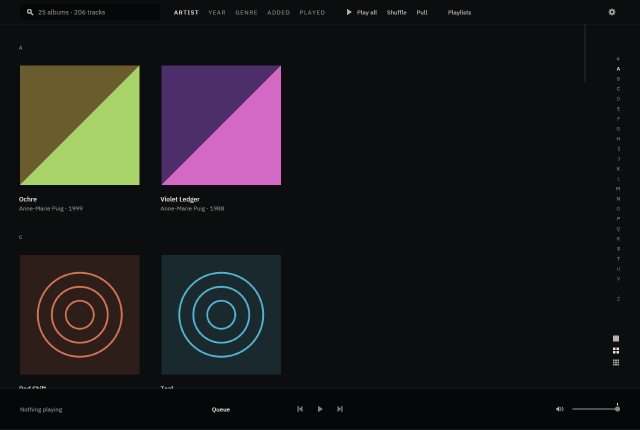
#> input picture docs/design/impl/hover-options/01-wall-at-rest-1280x860.png, 1280 x 860 px (shown at 1/2 size); its folder holds 2 pictures in this run
$ python sample.py
#> lines starting #> are read from the running program, lines starting #| are printed output that depends on the picture; pictures that were not available may be replaced by others from this repository, and a replacement may not be noted
#!/usr/bin/env python3
"""Read the veil off a rendered frame and check it against the design.

The claim under test is the one `theme::veil_alpha` makes: the stops were
written as an **sRGB** composite, iced blends in **linear light**, and the
numbers handed to the renderer are re-solved so that what lands on screen is
the sRGB result the design asked for.

Nothing here trusts the arithmetic in `theme.rs`. It reads two captures — the
same wall at rest and with one tile's caption under the pointer — and for every
pixel of the hovered sleeve recovers the opacity that would have produced it
*in sRGB*:

    a_eff = (rest − drawn) / (rest − recess)

per channel, then takes the median down the sleeve's height so that the option
glyphs and labels (a small minority of any column) cannot move the answer. The
caption is hovered rather than a row, so no row's hover wash is in the frame.

    python3 sample.py            # both widths, markdown table on stdout
"""

from pathlib import Path
import statistics

import numpy as np
from PIL import Image

HERE = Path(__file__).parent
# theme::CLOSING_TIME.recess, #060708, as the 8-bit bytes the surface holds.
RECESS = np.array([6.0, 7.0, 8.0])
# theme::VEIL_SPEC — the design's own stops, in the model they were written in.
SPEC = [(0.00, 0.92), (0.38, 0.86), (0.55, 0.66), (0.68, 0.30), (0.82, 0.05), (1.00, 0.00)]
# The tile the capture hovers, measured off the rest frame (see capture.sh).
# The tile the capture hovers: its top-left and the sleeve's edge in device
# pixels, measured off the rest frame. The edge is `Grid::art − 2 × POOL_RING`
# — 243 − 4 at a 1172 px wall, 255.33 − 4 at an 1812 px one — which is what
# the two numbers below are, and finding them by measurement rather than by
# arithmetic is the point of reading the frame at all.
SLEEVES = {"1280x860": (42, 131, 239), "1920x1080": (42, 131, 251)}


def spec_at(x: float) -> float:
    """The design's opacity at fraction `x` across the sleeve."""
    for (x0, a0), (x1, a1) in zip(SPEC, SPEC[1:]):
        if x0 <= x <= x1:
            return a0 if x1 == x0 else a0 + (x - x0) * (a1 - a0) / (x1 - x0)
    return SPEC[-1][1]


def measure(suffix: str) -> list[tuple[float, float, float]]:
#> called with suffix = '1280x860'
    x0, y0, edge = SLEEVES[suffix]
    rest = np.asarray(
        Image.open(HERE / f"01-wall-at-rest-{suffix}.png").convert("RGB"), dtype=float
    )[y0 : y0 + edge, x0 : x0 + edge]
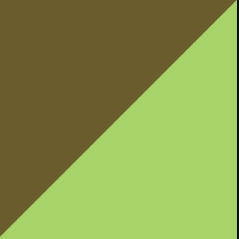
#> rest: shape (239, 239, 3) float64; mean R, G, B 136.3, 151, 74.3
    drawn = np.asarray(
        Image.open(HERE / f"02-options-bright-sleeve-{suffix}.png").convert("RGB"), dtype=float
    )[y0 : y0 + edge, x0 : x0 + edge]

    rows = []
    for offset, _ in SPEC:
        column = min(int(round(offset * (edge - 1))), edge - 1)
        samples = []
        for y in range(edge):
            for channel in range(3):
                ground = rest[y, column, channel]
                span = ground - RECESS[channel]
                # A pixel already at the room's own value carries no signal.
                if abs(span) < 20.0:
                    continue
                samples.append((ground - drawn[y, column, channel]) / span)
        if not samples:
            continue
        rows.append((offset, spec_at(offset), statistics.median(samples)))
#> after the loop, rows = [(0, 0.92, 0), (0.38, 0.86, 0), (0.55, 0.66, 0), (0.68, 0.3, 0), (0.82, 0.05, 0)]
    return rows


def main() -> None:
    for suffix in SLEEVES:
        print(f"\n### {suffix}\n")
        print("| offset across the sleeve | design (sRGB) | measured on the frame | delta |")
        print("|---|---|---|---|")
        worst = 0.0
        for offset, want, got in measure(suffix):
            worst = max(worst, abs(got - want))
#> worst = 0.92
            print(f"| {offset:.2f} | {want:.3f} | {got:.3f} | {got - want:+.3f} |")
        print(f"\nWorst deviation: **{worst:.3f}** of an opacity.")
#| Worst deviation: **0.920** of an opacity.
#> pass 2 of the loop in main, `for suffix in SLEEVES:`:
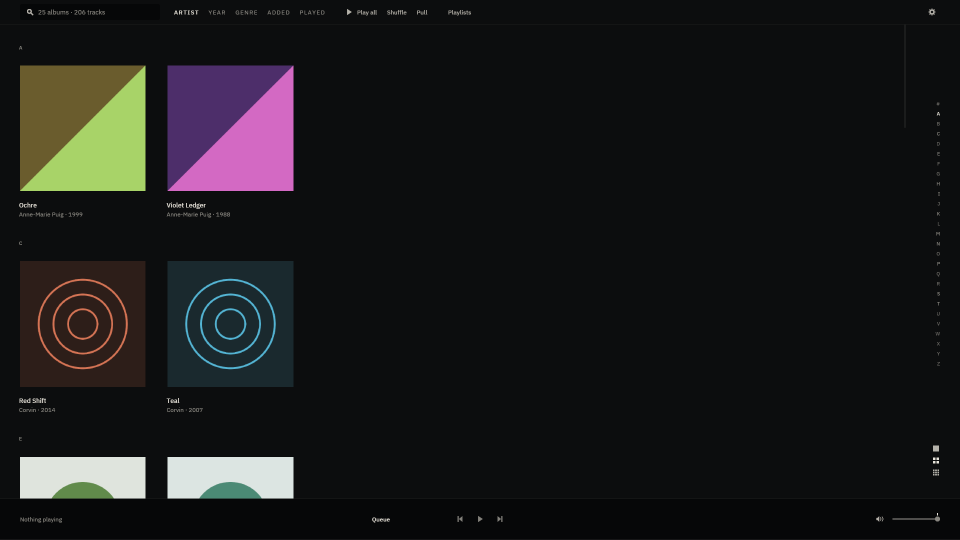
#> input picture docs/design/impl/hover-options/01-wall-at-rest-1920x1080.png, 1920 x 1080 px (shown at 1/2 size)
#> in measure (call 2), `rest = np.asarray( Image.open(HERE / f"01-wall-at-rest-{suffix}.png")...`:
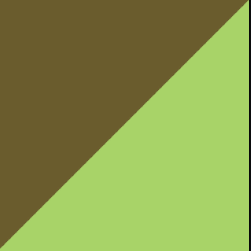
#> rest: shape (251, 251, 3) float64; mean R, G, B 136.3, 151, 74.3
#| Worst deviation: **0.920** of an opacity.


if __name__ == "__main__":
    main()
